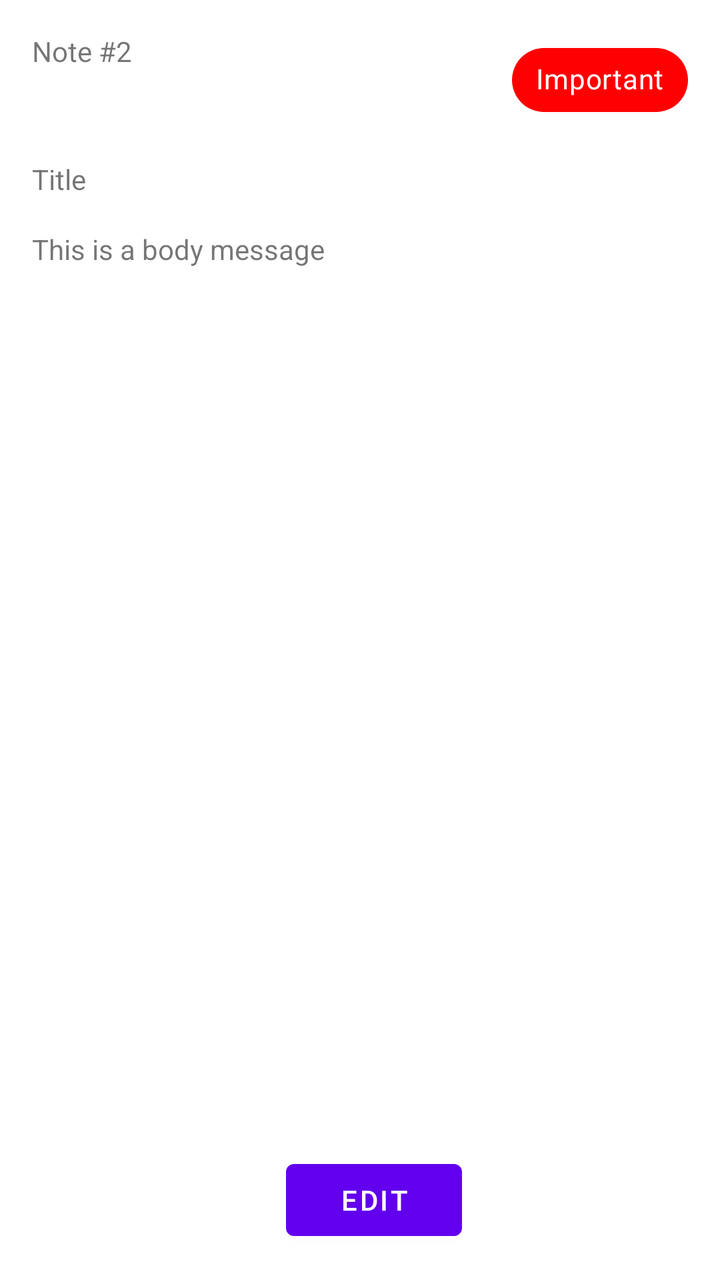
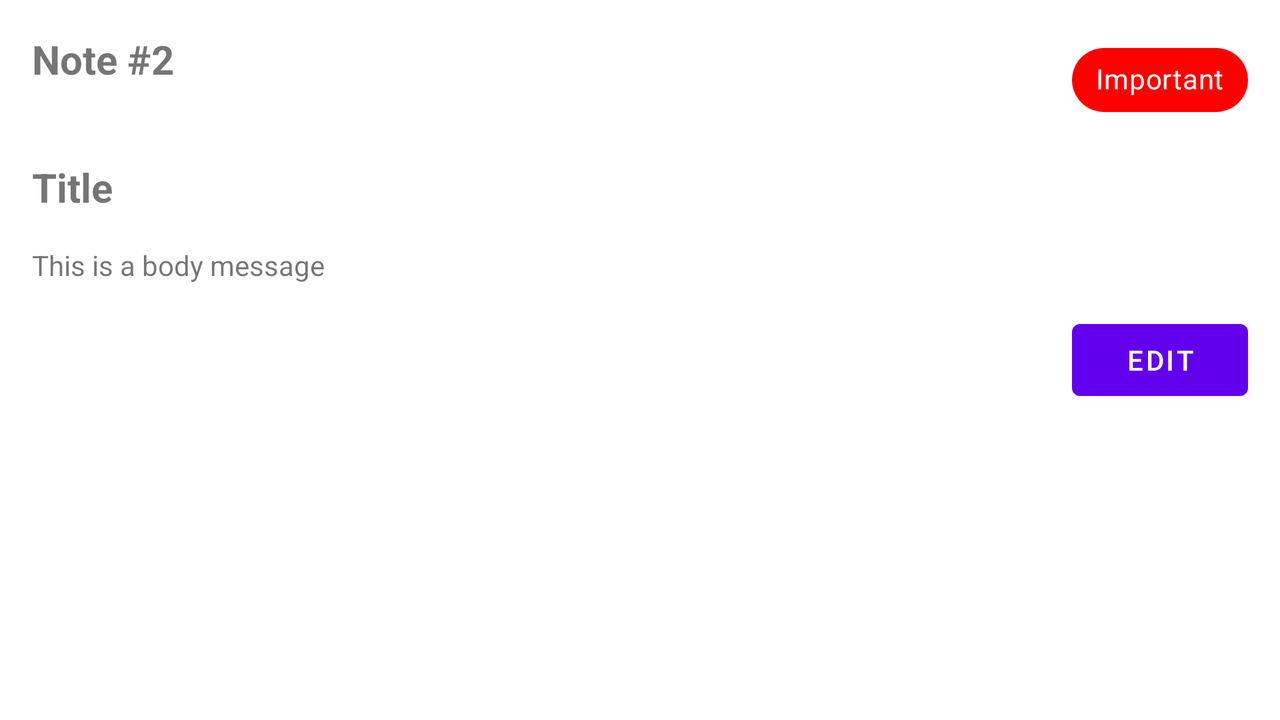

The same Android screen from two of the app's own layout files: first res/layout/ as a phone draws it, then the repository's variant for another configuration, drawn on a device whose configuration selects that folder. Both files follow.
<!-- AndroidManifest.xml: application theme Theme.A4_Notes -->
<!-- res/layout/fragment_read_note.xml -->
<?xml version="1.0" encoding="utf-8"?>
<androidx.constraintlayout.widget.ConstraintLayout xmlns:android="http://schemas.android.com/apk/res/android"
                                                   xmlns:app="http://schemas.android.com/apk/res-auto" xmlns:tools="http://schemas.android.com/tools"
             android:layout_width="match_parent"
             android:layout_height="match_parent"
             tools:context=".ReadNoteFragment">

    

    <TextView
            android:id="@+id/t_noteNumberText"
            android:layout_width="wrap_content"
            android:layout_height="wrap_content"
            android:text="Note #2" app:layout_constraintTop_toTopOf="parent"
            app:layout_constraintStart_toStartOf="parent" android:layout_marginTop="16dp"
            android:layout_marginStart="16dp"/>

    <com.google.android.material.chip.Chip
            android:id="@+id/t_isImportantChip"
            android:layout_width="wrap_content"
            android:layout_height="wrap_content"
            android:textFontWeight="@integer/material_motion_duration_short_1"
            android:text="Important"
            android:textColor="@color/white"
            app:chipBackgroundColor="#FF0000"
            app:layout_constraintTop_toTopOf="parent" android:layout_marginTop="16dp" android:layout_marginEnd="16dp"
            app:layout_constraintEnd_toEndOf="parent"/>
    <TextView
            android:id="@+id/t_noteTitleText"
            android:layout_width="wrap_content"
            android:layout_height="wrap_content"
            android:text="Title"

            app:layout_constraintStart_toStartOf="parent"
            android:layout_marginStart="16dp" app:layout_constraintTop_toBottomOf="@+id/t_isImportantChip"
            android:layout_marginTop="16dp"/>
    <TextView
            android:id="@+id/t_noteBodyText"
            android:layout_width="match_parent"
            android:layout_height="wrap_content"
            android:text="This is a body message"
            app:layout_constraintStart_toStartOf="parent"
            android:layout_marginStart="16dp" app:layout_constraintTop_toBottomOf="@+id/t_noteTitleText"
            android:layout_marginTop="16dp"/>
    <Button
            android:id="@+id/t_noteEditButton"
            android:layout_width="wrap_content"
            android:layout_height="wrap_content"
            android:text="Edit" app:layout_constraintStart_toStartOf="parent"
            app:layout_constraintEnd_toEndOf="parent" app:layout_constraintBottom_toBottomOf="parent"
            app:layout_constraintHorizontal_bias="0.526" android:layout_marginBottom="16dp"/>


</androidx.constraintlayout.widget.ConstraintLayout>
<!-- resources referenced by this layout -->
<resources>
  <color name="white">#FFFFFFFF</color>
  <style name="Theme.A4_Notes" parent="Theme.MaterialComponents.DayNight.DarkActionBar">
          
          <item name="colorPrimary">@color/purple_500</item>
          <item name="colorPrimaryVariant">@color/purple_700</item>
          <item name="colorOnPrimary">@color/white</item>
          
          <item name="colorSecondary">@color/teal_200</item>
          <item name="colorSecondaryVariant">@color/teal_700</item>
          <item name="colorOnSecondary">@color/black</item>
          
          <item name="android:statusBarColor" tools:targetApi="l">?attr/colorPrimaryVariant</item>
          
      </style>
  <color name="purple_500">#FF6200EE</color>
  <color name="purple_700">#FF3700B3</color>
  <color name="teal_200">#FF03DAC5</color>
  <color name="teal_700">#FF018786</color>
  <color name="black">#FF000000</color>
</resources>
<!-- res/layout-land/fragment_read_note.xml (the repository's variant of the layout above) -->
<!-- drawn on the phone turned sideways -->
<?xml version="1.0" encoding="utf-8"?>
<androidx.constraintlayout.widget.ConstraintLayout xmlns:android="http://schemas.android.com/apk/res/android"
                                                   xmlns:app="http://schemas.android.com/apk/res-auto" xmlns:tools="http://schemas.android.com/tools"
             android:layout_width="match_parent"
             android:layout_height="match_parent"
             tools:context=".ReadNoteFragment">

    

    <TextView
            android:id="@+id/t_noteNumberText"
            android:layout_width="0dp"
            android:layout_height="wrap_content"
            android:textStyle="bold"
            android:textSize="20dp"
            android:text="Note #2" app:layout_constraintTop_toTopOf="parent"
            app:layout_constraintStart_toStartOf="parent" android:layout_marginTop="16dp"
            android:layout_marginStart="16dp" app:layout_constraintEnd_toStartOf="@+id/t_isImportantChip"
            android:layout_marginEnd="16dp"/>

    <com.google.android.material.chip.Chip
            android:id="@+id/t_isImportantChip"
            android:layout_width="wrap_content"
            android:layout_height="wrap_content"
            android:textFontWeight="@integer/material_motion_duration_short_1"
            android:text="Important"
            android:textStyle="bold"
            android:textColor="@color/white"
            app:chipBackgroundColor="#FF0000"
            app:layout_constraintTop_toTopOf="parent" android:layout_marginTop="16dp" android:layout_marginEnd="16dp"
            app:layout_constraintEnd_toEndOf="parent"/>
    <TextView
            android:id="@+id/t_noteTitleText"
            android:layout_width="0dp"
            android:layout_height="wrap_content"
            android:text="Title"
            android:textStyle="bold"
            android:textSize="20dp"
            app:layout_constraintStart_toStartOf="parent"
            android:layout_marginStart="16dp" app:layout_constraintTop_toBottomOf="@+id/t_isImportantChip"
            android:layout_marginTop="16dp" app:layout_constraintEnd_toStartOf="@+id/t_noteEditButton"
            android:layout_marginEnd="16dp"/>
    <TextView
            android:id="@+id/t_noteBodyText"
            android:layout_width="0dp"
            android:layout_height="wrap_content"
            android:text="This is a body message"
            app:layout_constraintStart_toStartOf="parent"
            android:layout_marginStart="16dp" app:layout_constraintTop_toBottomOf="@+id/t_noteTitleText"
            android:layout_marginTop="16dp" app:layout_constraintEnd_toStartOf="@+id/t_noteEditButton"
            android:layout_marginEnd="16dp"/>
    <Button
            android:id="@+id/t_noteEditButton"
            android:layout_width="wrap_content"
            android:layout_height="wrap_content"
            android:text="Edit"
            app:layout_constraintEnd_toEndOf="parent"
            app:layout_constraintTop_toTopOf="parent" app:layout_constraintBottom_toBottomOf="parent"
            android:layout_marginEnd="16dp"/>


</androidx.constraintlayout.widget.ConstraintLayout>
